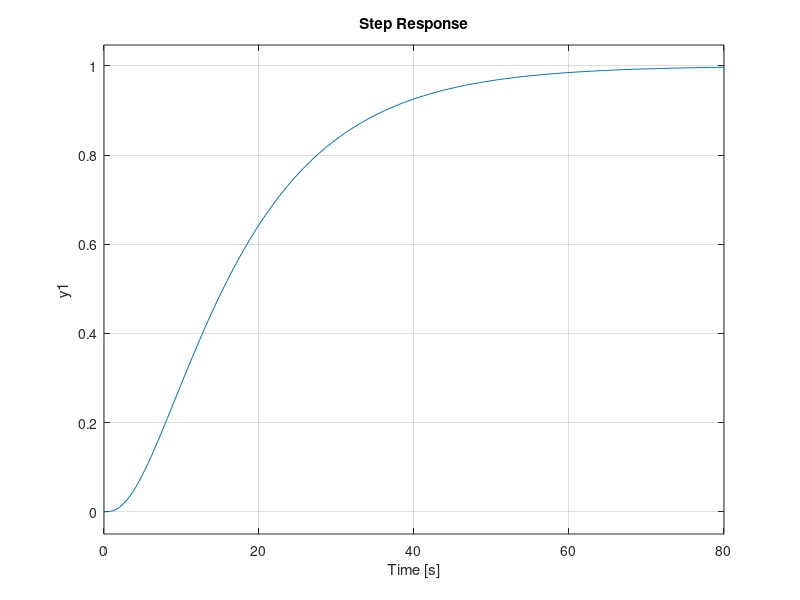
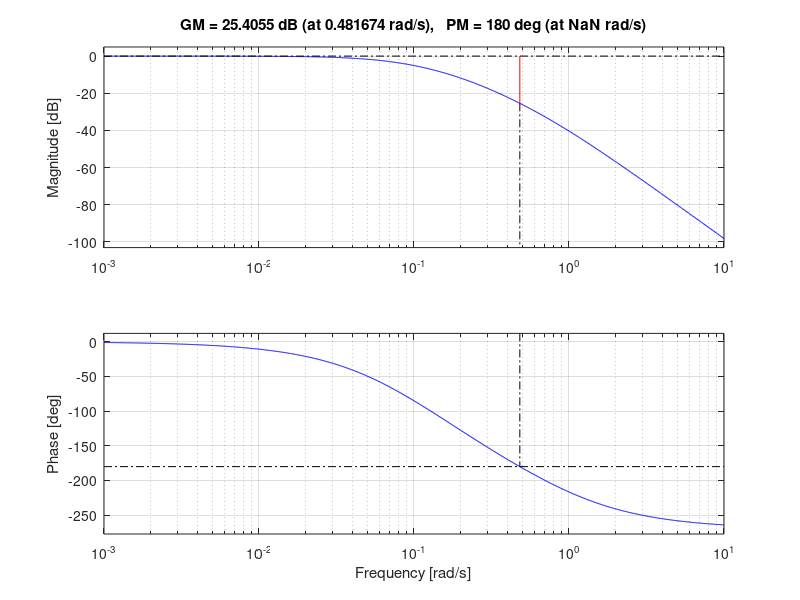
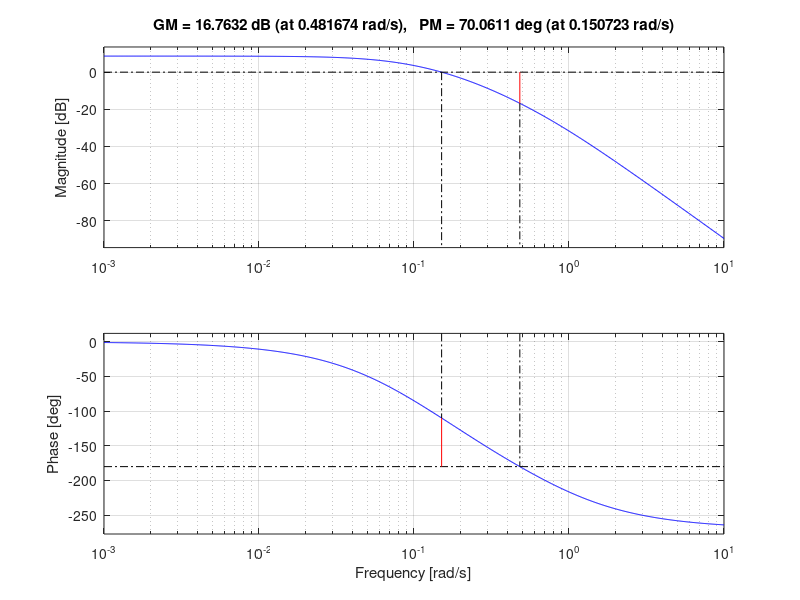
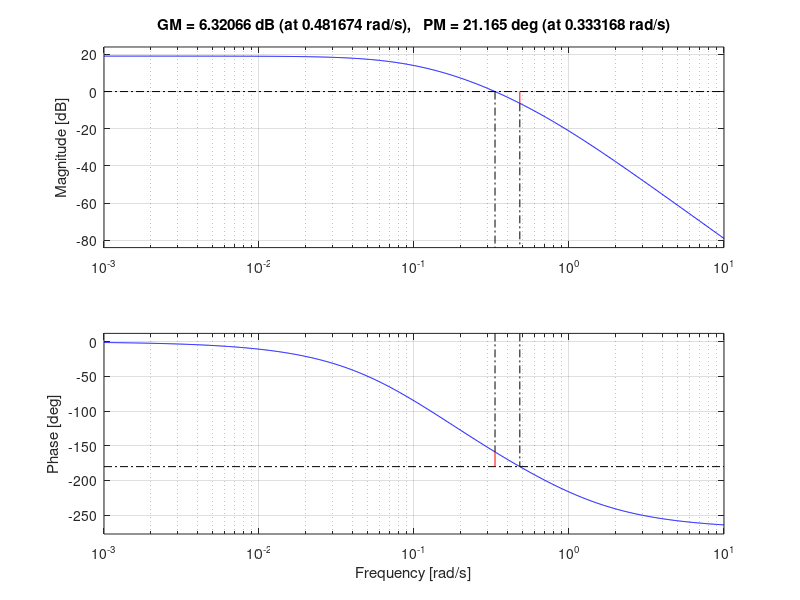

Recreate these plots in MATLAB, in order. (Note: this script raises an error after producing the figures.)
%%Plant
time =  1:0.001:200; 
A = 1; T1=12.4; T2=5; T3 = 1.3;
num_plant = A;
den_plant = conv([T1 1], conv([T2 1],[T3 1]));
W_PLANT = tf(num_plant, den_plant)
figure('Name','Step response for W_PLANT');
step(W_PLANT)
figure('Name', 'Bode diagram for w_PLANT');
margin(W_PLANT)
%%Classic P controller for Phase margin = 70, numerical
num_p1 = 1;
den_p1 = 1;
Wp_1 = tf(num_p1, den_p1);
Wo_1 = series(Wp_1,W_PLANT);
[mag_p1,phase_p1,w_p1] = bode(Wo_1);
phase_margin_wp = 70;
phi_wp_p1 = abs((180+phase_p1)-phase_margin_wp);

[min_value_p1, phi_index_p1] = min(phi_wp_p1);
amp_p1 = mag_p1(phi_index_p1);
phase_p1(phi_index_p1);
w_p1(phi_index_p1);
AP_numerical_p1 = 1/amp_p1;

num_wpv2 = AP_numerical_p1;
den_wpv2 = 1;
Wp_v2 = tf(num_wpv2,den_wpv2);
WOp_v2 = series(Wp_v2, W_PLANT);
figure('Name','Bode for open loop with pid');
margin(WOp_v2)

WcP_v2 = feedback(WOp_v2, tf(1,1));
figure('Name', 'Step response for closed loop ');
step(WcP_v2,time)

%P controller for error signal
error_p = 0.1;
K_error = (1-error_p)/error_p;
K_error_plant = dcgain(W_PLANT);
K_error_p = K_error/K_error_plant;

num_wc_error = K_error_p;
den_wc_error = 1;
W_error_p = tf(num_wc_error, den_wc_error);
WO_error = series(W_error_p, W_PLANT);
margin(WO_error)
W_Closed_error_p = feedback(WO_error, tf(1,1));
[y,t,x] = step(W_Closed_error_p,time);
error_check = 1 - y(end);
figure('Name', 'Step response for in the prescribed error');
step(W_Closed_error_p,time);
hold
oo = ones(1, length(time));
plot(t,1.1*oo,'r',t,0.9*oo,'r') 
hold off

%PD controller for cutting frequent
wc_freq = 0.8;
TD_p_pd = T2/1.1;
TC_p_pd = 0.1*TD_p_pd;
num_p_pd = [TD_p_pd+TC_p_pd 1];
den_p_pd = [TC_p_pd 1];
W_p_pd = tf(num_p_pd, den_p_pd)
WO_p_pd = series(W_p_pd, W_PLANT)

[mag, phase] = bode(WO_p_pd, wc_freq);
Ap_p_pd = 1/mag

num_pd = Ap_p_pd * num_p_pd;
den_pd = den_p_pd;
W_pd = tf(num_pd, den_pd);

WO_pd = series(W_pd, W_PLANT);
figure('name','Bode for PD controller');
subplot(2,1,1)
margin(WO_pd)
subplot(2,1,2)
step(WO_pd,time)
W_CL_PD = feedback(WO_pd, tf(1,1));
figure('name', 'Bode and step response for closed loop')
subplot(2,1,1)
margin(W_CL_PD)
subplot(2,1,2)
step(W_CL_PD,time)


